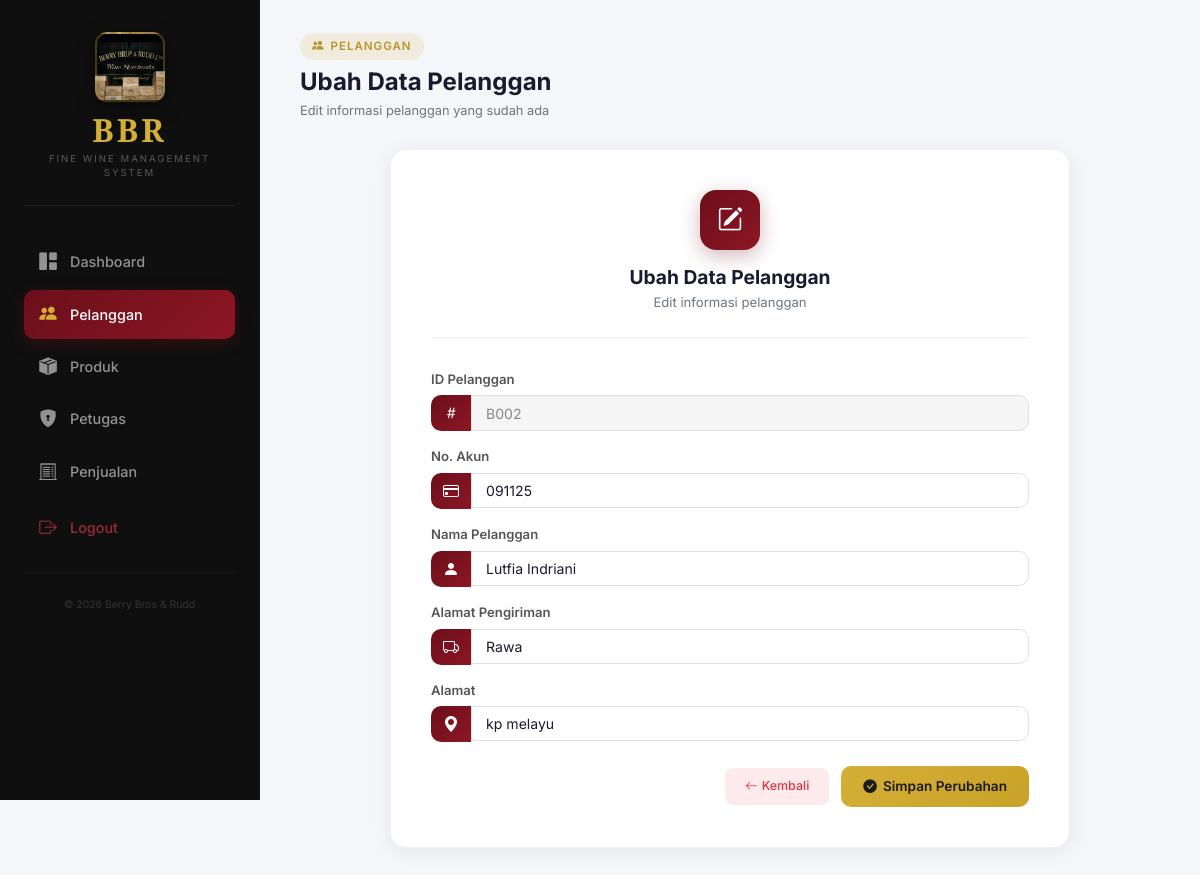
Screenshot of /pelanggan/pelanggan-ubah.php?Id_Pelanggan=B002 with the database file from the repository.
### tables this page shows
CREATE TABLE `pelanggan` (
  `Id_Pelanggan` char(11) NOT NULL,
  `No_Akun` varchar(50) DEFAULT NULL,
  `Nama_Pelanggan` varchar(255) NOT NULL,
  `Pengiriman_Alamat` text DEFAULT NULL,
  `ALAMAT` text DEFAULT NULL
);

### pelanggan/pelanggan-ubah.php (the view, shortened to what this page needs)
<?php
include '../koneksi.php';
$query = mysqli_query($conn, "SELECT * FROM pelanggan WHERE Id_Pelanggan = '$_GET[Id_Pelanggan]'");
$data = mysqli_fetch_array($query);
?>
<!doctype html>
<html lang="id">
<head>
  <link rel="stylesheet" href="https://stackpath.bootstrapcdn.com/bootstrap/4.5.2/css/bootstrap.min.css">
  <link href="https://cdn.jsdelivr.net/npm/bootstrap-icons@1.10.5/font/bootstrap-icons.css" rel="stylesheet">
  <link rel="stylesheet" href="../css/shared.css">
</head>
<body>
  <div class="">
    <nav id="sidebar">
      <div class="sidebar-inner">
        <div class="sidebar-logo-wrap">
          <div class="sidebar-wine-img" style="background-image: url(../images/wine.jpg);"></div>
          <a href="../home.php" class="sidebar-brand">BBR</a>
          <div class="sidebar-tagline">Fine Wine Management System</div>
        </div>
        <ul class="sidebar-nav">
          <li><a href="../home.php" class="menu-link"><i class="bi bi-grid-1x2-fill"></i><span>Dashboard</span></a></li>
          <li class="active"><a href="#" class="menu-link"><i class="bi bi-people-fill"></i><span>Pelanggan</span></a>
          </li>
          <li><a href="../produk/produk-lihat.php" class="menu-link"><i
                class="bi bi-box-seam-fill"></i><span>Produk</span></a></li>
          <li><a href="../petugas/petugas-lihat.php" class="menu-link"><i
                class="bi bi-shield-lock-fill"></i><span>Petugas</span></a></li>
          <li><a href="../penjualan/penjualan-lihat.php" class="menu-link"><i
                class="bi bi-receipt-cutoff"></i><span>Penjualan</span></a></li>
          <li><a href="../logout.php" class="menu-link logout"><i
                class="bi bi-box-arrow-right"></i><span>Logout</span></a></li>
        </ul>
        <div class="sidebar-footer">&copy; <?php echo date('Y'); ?> Berry Bros &amp; Rudd</div>
      </div>
    </nav>
    <div id="content">
      <div class="page-header">
        <div class="page-header-left">
          <div class="section-badge"><i class="bi bi-people-fill"></i> Pelanggan</div>
          <h2 class="page-title">Ubah Data Pelanggan</h2>
          <p class="page-subtitle">Edit informasi pelanggan yang sudah ada</p>
        </div>
      </div>
      <form action="" method="POST">
        <div class="form-card">
          <div class="form-card-header">
            <div class="header-icon"><i class="bi bi-pencil-square"></i></div>
            <h4>Ubah Data Pelanggan</h4>
            <p>Edit informasi pelanggan</p>
          </div>
          <div class="form-group">
            <label class="form-label">ID Pelanggan</label>
            <div class="input-group">
              <span class="input-group-text"><i class="bi bi-hash"></i></span>
              <input type="text" name="Id_Pelanggan" value="<?php echo $data['Id_Pelanggan'] ?>" class="form-control"
                readonly>
            </div>
          </div>
          <div class="form-group">
            <label class="form-label">No. Akun</label>
            <div class="input-group">
              <span class="input-group-text"><i class="bi bi-credit-card"></i></span>
              <input type="text" name="No_Akun" value="<?php echo $data['No_Akun'] ?>" class="form-control">
            </div>
          </div>
          <div class="form-group">
            <label class="form-label">Nama Pelanggan</label>
            <div class="input-group">
              <span class="input-group-text"><i class="bi bi-person-fill"></i></span>
              <input type="text" name="Nama_Pelanggan" value="<?php echo $data['Nama_Pelanggan'] ?>"
                class="form-control">
            </div>
          </div>
          <div class="form-group">
            <label class="form-label">Alamat Pengiriman</label>
            <div class="input-group">
              <span class="input-group-text"><i class="bi bi-truck"></i></span>
              <input type="text" name="Pengiriman_Alamat" value="<?php echo $data['Pengiriman_Alamat'] ?>"
                class="form-control">
            </div>
          </div>
          <div class="form-group">
            <label class="form-label">Alamat</label>
            <div class="input-group">
              <span class="input-group-text"><i class="bi bi-geo-alt-fill"></i></span>
              <input type="text" name="ALAMAT" value="<?php echo $data['ALAMAT'] ?>" class="form-control">
            </div>
          </div>
          <div class="d-flex justify-content-end" style="gap:10px; margin-top:1.5rem;">
            <a href="pelanggan-lihat.php" class="btn-action btn-delete" style="padding:9px 20px;"><i
                class="bi bi-arrow-left"></i> Kembali</a>
            <button type="submit" name="proses" class="btn-add"><i class="bi bi-check-circle-fill"></i> Simpan
              Perubahan</button>
          </div>
        </div>
      </form>
    </div>
  </div>
</body>
</html>

### rows the page displays
pelanggan: Id_Pelanggan "B002", No_Akun "091125", Nama_Pelanggan "Lutfia Indriani", Pengiriman_Alamat "Rawa", ALAMAT "kp melayu"
